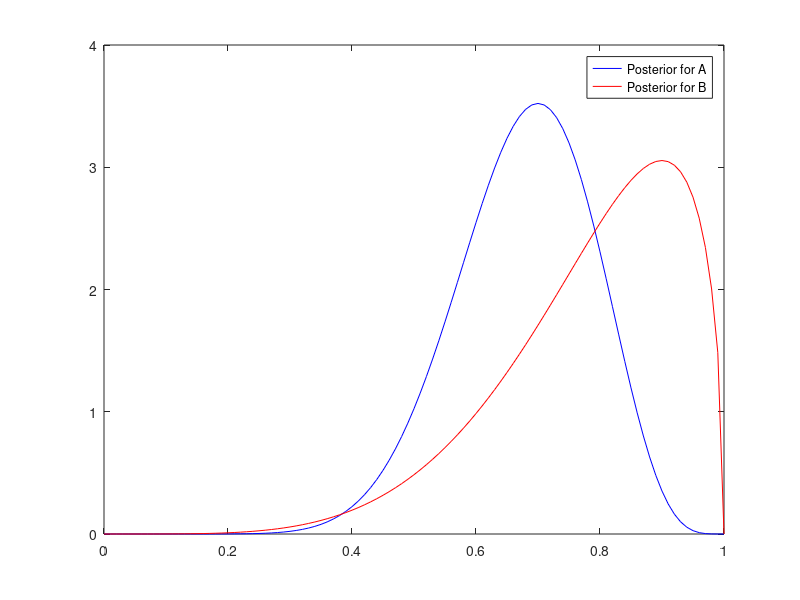

Here is the MATLAB script that generated this plot:
%% STA 601: Lab 1
% Author: Kedar S Prabhudesai
% Created on: 09/03/2013

% Support of pdf
x = 0:0.01:1;
%% Part 1: Find Posterior Distributions and Plot them
% Prior parameters
a = 0.5; b = 0.5;
% Likelihood Parameters
yA = 11; nA = 16;
yB = 5; nB = 6;

% Beta Distribution Object
pAPost = makedist('Beta','a',(a+yA),'b',(b+nA-yA));
pBPost = makedist('Beta','a',(a+yB),'b',(b+nB-yB));

% Plot Posterior
plot(x,pAPost.pdf(x),'b');hold on;
plot(x,pBPost.pdf(x),'r');hold off;
legend('Posterior for A','Posterior for B');

%% Part 2: 
% Find Probability of success at least greater than 0.8
% That is find area under the cdf greater than 0.8
pA = pAPost.icdf(1 - 0.8);
pB = pBPost.icdf(1 - 0.8);
disp(['p(A at least 0.8) = ',num2str(pA),'. p(B at least 0.8) = ',num2str(pB)]);

%% Part 3:
nTrials = 10000;
pARndVals = pAPost.random(1,nTrials);
pBRndVals = pBPost.random(1,nTrials);
TrueSuccessRate = sum(pBRndVals > pARndVals)/nTrials;

disp(['True Soln.B > Soln.A = ',num2str(TrueSuccessRate)]);